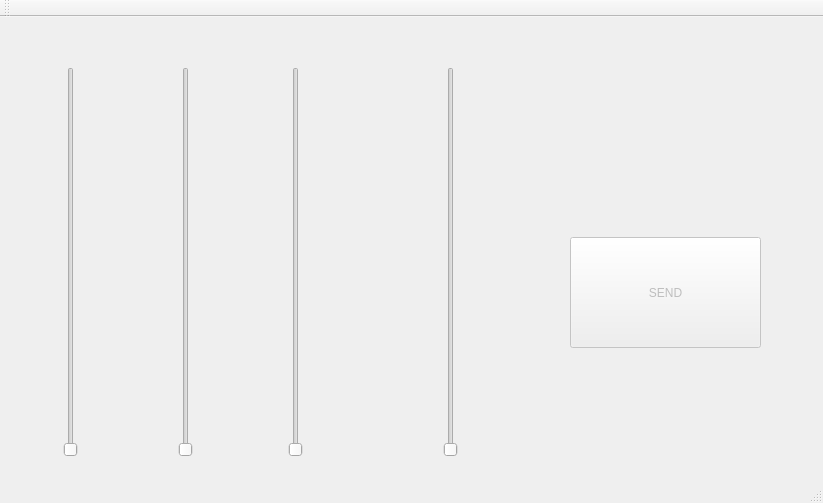
<?xml version="1.0" encoding="UTF-8"?>
<ui version="4.0">
 <class>MainWindow</class>
 <widget class="QMainWindow" name="MainWindow">
  <property name="geometry">
   <rect>
    <x>0</x>
    <y>0</y>
    <width>823</width>
    <height>503</height>
   </rect>
  </property>
  <property name="windowTitle">
   <string>MainWindow</string>
  </property>
  <widget class="QWidget" name="centralWidget">
   <widget class="QSlider" name="vsR">
    <property name="geometry">
     <rect>
      <x>20</x>
      <y>50</y>
      <width>101</width>
      <height>390</height>
     </rect>
    </property>
    <property name="maximum">
     <number>255</number>
    </property>
    <property name="pageStep">
     <number>1</number>
    </property>
    <property name="orientation">
     <enum>Qt::Vertical</enum>
    </property>
   </widget>
   <widget class="QSlider" name="vsG">
    <property name="geometry">
     <rect>
      <x>140</x>
      <y>50</y>
      <width>91</width>
      <height>390</height>
     </rect>
    </property>
    <property name="maximum">
     <number>255</number>
    </property>
    <property name="pageStep">
     <number>1</number>
    </property>
    <property name="orientation">
     <enum>Qt::Vertical</enum>
    </property>
   </widget>
   <widget class="QSlider" name="vsB">
    <property name="geometry">
     <rect>
      <x>250</x>
      <y>50</y>
      <width>91</width>
      <height>390</height>
     </rect>
    </property>
    <property name="maximum">
     <number>255</number>
    </property>
    <property name="pageStep">
     <number>1</number>
    </property>
    <property name="orientation">
     <enum>Qt::Vertical</enum>
    </property>
   </widget>
   <widget class="QPushButton" name="send">
    <property name="enabled">
     <bool>false</bool>
    </property>
    <property name="geometry">
     <rect>
      <x>570</x>
      <y>220</y>
      <width>191</width>
      <height>111</height>
     </rect>
    </property>
    <property name="text">
     <string>SEND</string>
    </property>
   </widget>
   <widget class="QSlider" name="vsL">
    <property name="geometry">
     <rect>
      <x>400</x>
      <y>50</y>
      <width>101</width>
      <height>390</height>
     </rect>
    </property>
    <property name="maximum">
     <number>255</number>
    </property>
    <property name="pageStep">
     <number>1</number>
    </property>
    <property name="orientation">
     <enum>Qt::Vertical</enum>
    </property>
   </widget>
  </widget>
  <widget class="QMenuBar" name="menuBar">
   <property name="geometry">
    <rect>
     <x>0</x>
     <y>0</y>
     <width>823</width>
     <height>19</height>
    </rect>
   </property>
  </widget>
  <widget class="QToolBar" name="mainToolBar">
   <attribute name="toolBarArea">
    <enum>TopToolBarArea</enum>
   </attribute>
   <attribute name="toolBarBreak">
    <bool>false</bool>
   </attribute>
  </widget>
  <widget class="QStatusBar" name="statusBar"/>
 </widget>
 <layoutdefault spacing="6" margin="11"/>
 <resources/>
 <connections/>
</ui>
